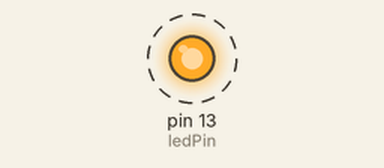
The sketch below on a simulated Arduino Mega 2560, built with avr-gcc and run on an emulated ATmega2560. On the bench: output pins drawn as LEDs (lit = HIGH). Dashed ring = blinking.

Above: at 0.4 s.
Timing chart, 0 to 4.6 s (numbered marks = the images above):
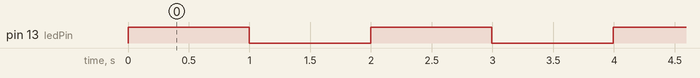

The sketch:

timer2_1hz_digitalwrite.ino
```cpp
// (licence header left out)
#define ledPin 13
volatile int divider=0;

void setupTimer2() {
  noInterrupts();
  // Clear registers
  TCCR2A = 0;
  TCCR2B = 0;
  TCNT2 = 0;

  // 100.16025641025641 Hz (16000000/((155+1)*1024))
  OCR2A = 155;
  // CTC
  TCCR2A |= (1 << WGM21);
  // Prescaler 1024
  TCCR2B |= (1 << CS22) | (1 << CS21) | (1 << CS20);
  // Output Compare Match A Interrupt Enable
  TIMSK2 |= (1 << OCIE2A);
  interrupts();
}

void setup() {
  pinMode(ledPin, OUTPUT);
  setupTimer2();
}

void loop() {
}

ISR(TIMER2_COMPA_vect) {
  if(divider==0)
    digitalWrite(ledPin, digitalRead(ledPin) ^ 1);
  divider++;
  divider%=100;
}
```

Measured:
- by itself, pin 13 (ledPin): alternates HIGH for 1.0 s and LOW for 1.0 s
